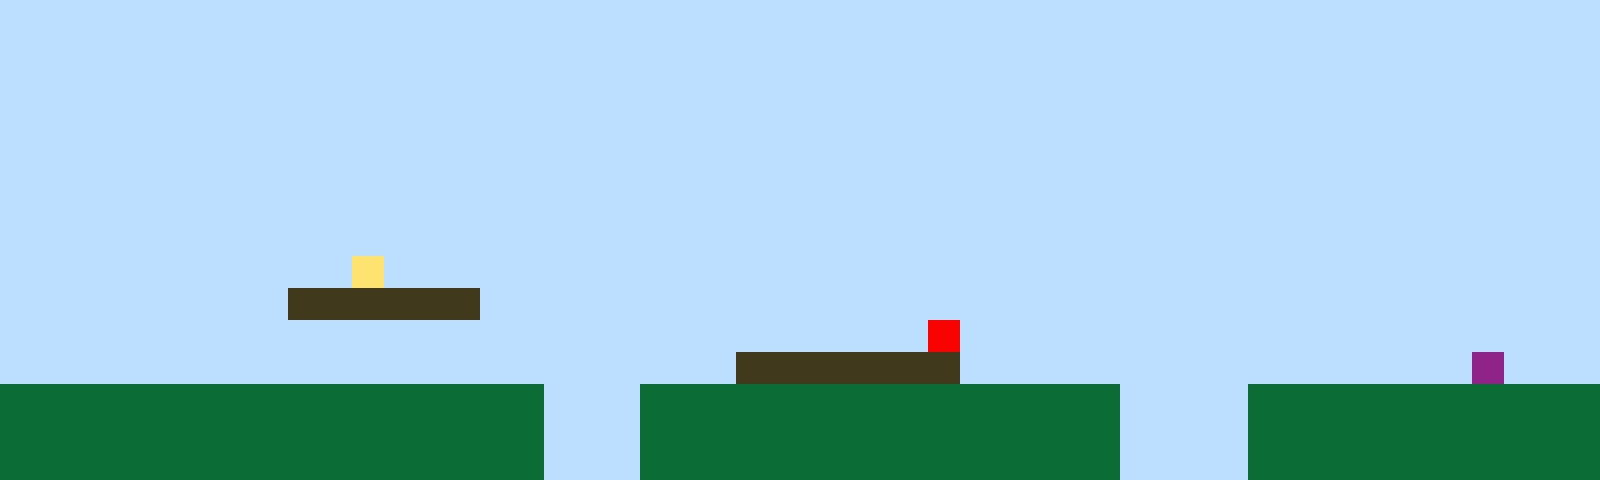

The image is a tile-based game level rendered from a .tmx file. Its description and complete source (layers, tilesets, objects, tile grids) follow:
An orthogonal 50x15 tile map with 32x32 px tiles, 1 tile layer (Tile Layer 1).

<map version="1.10" tiledversion="1.11.2" orientation="orthogonal" renderorder="right-up" width="50" height="15" tilewidth="32" tileheight="32" infinite="0" nextlayerid="2" nextobjectid="1"><editorsettings><export target="map1.csv" format="csv" /></editorsettings><tileset firstgid="1" name="sprites" tilewidth="32" tileheight="32" tilecount="6" columns="3"><image source="sprites.png" width="96" height="64" /></tileset><layer id="1" name="Tile Layer 1" width="50" height="15"><data encoding="csv">1,1,1,1,1,1,1,1,1,1,1,1,1,1,1,1,1,1,1,1,1,1,1,1,1,1,1,1,1,1,1,1,1,1,1,1,1,1,1,1,1,1,1,1,1,1,1,1,1,1,1,1,1,1,1,1,1,1,1,1,1,1,1,1,1,1,1,1,1,1,1,1,1,1,1,1,1,1,1,1,1,1,1,1,1,1,1,1,1,1,1,1,1,1,1,1,1,1,1,1,1,1,1,1,1,1,1,1,1,1,1,1,1,1,1,1,1,1,1,1,1,1,1,1,1,1,1,1,1,1,1,1,1,1,1,1,1,1,1,1,1,1,1,1,1,1,1,1,1,1,1,1,1,1,1,1,1,1,1,1,1,1,1,1,1,1,1,1,1,1,1,1,1,1,1,1,1,1,1,1,1,1,1,1,1,1,1,1,1,1,1,1,1,1,1,1,1,1,1,1,1,1,1,1,1,1,1,1,1,1,1,1,1,1,1,1,1,1,1,1,1,1,1,1,1,1,1,1,1,1,1,1,1,1,1,1,1,1,1,1,1,1,1,1,1,1,1,1,1,1,1,1,1,1,1,1,1,1,1,1,1,1,1,1,1,1,1,1,1,1,1,1,1,1,1,1,1,1,1,1,1,1,1,1,1,1,1,1,1,1,1,1,1,1,1,1,1,1,1,1,1,1,1,1,1,1,1,1,1,1,1,1,1,1,1,1,1,1,1,1,1,1,1,1,1,1,1,1,1,1,1,1,1,1,1,1,1,1,1,1,1,1,1,1,1,1,1,1,1,1,1,1,1,1,1,1,1,1,1,1,1,1,1,1,1,1,1,1,1,1,1,1,1,1,1,1,1,1,1,1,1,1,1,1,1,1,1,1,1,1,1,1,1,1,1,1,1,1,1,1,1,1,1,1,1,1,1,1,1,1,1,4,1,1,1,1,1,1,1,1,1,1,1,1,1,1,1,1,1,1,1,1,1,1,1,1,1,1,1,1,1,1,1,1,1,1,1,1,1,1,1,1,1,1,1,1,1,1,1,3,3,3,3,3,3,1,1,1,1,1,1,1,1,1,1,1,1,1,1,1,1,1,1,1,1,1,1,1,1,1,1,1,1,1,1,1,1,1,1,1,1,1,1,1,1,1,1,1,1,1,1,1,1,1,1,1,1,1,1,1,1,1,1,1,1,1,1,1,1,5,1,1,1,1,1,1,1,1,1,1,1,1,1,1,1,1,1,1,1,1,1,1,1,1,1,1,1,1,1,1,1,1,1,1,1,1,1,1,1,1,1,1,1,3,3,3,3,3,3,3,1,1,1,1,1,1,1,1,1,1,1,1,1,1,1,1,6,1,1,1,2,2,2,2,2,2,2,2,2,2,2,2,2,2,2,2,2,1,1,1,2,2,2,2,2,2,2,2,2,2,2,2,2,2,2,1,1,1,1,2,2,2,2,2,2,2,2,2,2,2,2,2,2,2,2,2,2,2,2,2,2,2,2,2,2,2,2,1,1,1,2,2,2,2,2,2,2,2,2,2,2,2,2,2,2,1,1,1,1,2,2,2,2,2,2,2,2,2,2,2,2,2,2,2,2,2,2,2,2,2,2,2,2,2,2,2,2,1,1,1,2,2,2,2,2,2,2,2,2,2,2,2,2,2,2,1,1,1,1,2,2,2,2,2,2,2,2,2,2,2</data></layer></map>
